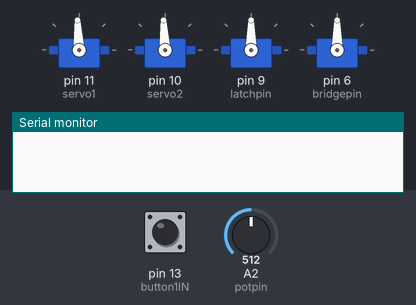
Simulated run of this sketch. Board: Arduino Uno, built with avr-gcc and run on an emulated ATmega328P. On the bench: 4 × servo, the last lines printed to the serial monitor. The inputs (shaded band) are chosen by the test bench; at power-on: pin 13 (button1IN) LOW, A2 (potpin) = 512.

Above: at 1.2 s.
1.3 s: pin 13 (button1IN) pulled HIGH for 0.15 s
At 1.8 s:
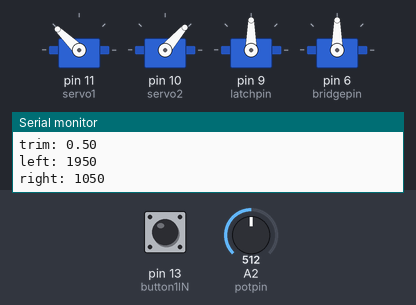
2.9 s: A2 (potpin) set to 306
At 3.8 s:
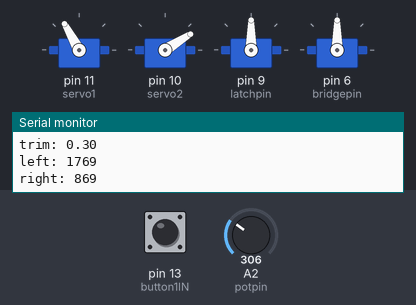
4.4 s: A2 (potpin) set to 122
At 5.6 s:
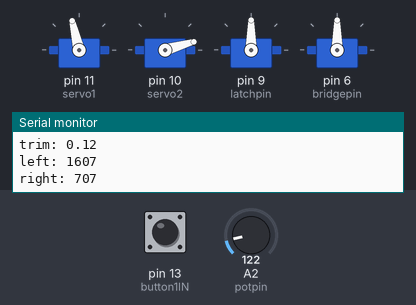
5.9 s: A2 (potpin) set to 0
At 6.2 s:
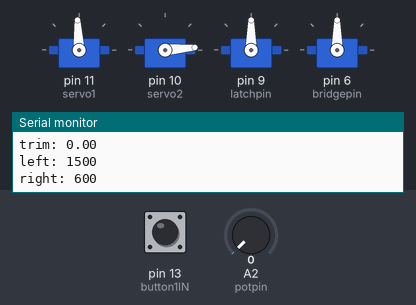
7.4 s: A2 (potpin) set to 716
At 8.1 s:
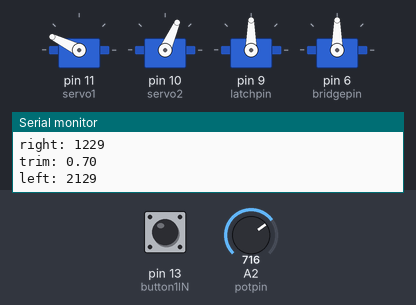
8.9 s: A2 (potpin) set to 900
At 9.9 s:
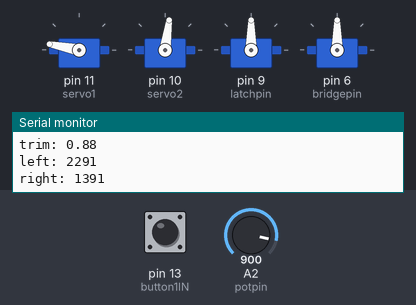
Timing chart, 0 to 11.4 s (numbered marks = the images above; inputs shaded):
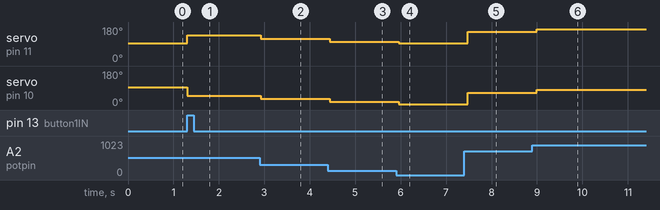

Measured:
- after the input at 1.3 s, servo on pin 11 (servo1): 93° → 136° at once; servo on pin 10 (servo2): 93° → 49° at once
- after the input at 2.9 s, servo on pin 11 (servo1): 136° → 119° at once; servo on pin 10 (servo2): 49° → 32° at once
- after the input at 4.4 s, servo on pin 11 (servo1): 119° → 103° at once; servo on pin 10 (servo2): 32° → 16° at once
- after the input at 5.9 s, servo on pin 11 (servo1): 103° → 93° after 0.06 s; servo on pin 10 (servo2): 16° → 5° after 0.06 s
- after the input at 7.4 s, servo on pin 11 (servo1): 93° → 154° after 0.08 s; servo on pin 10 (servo2): 5° → 66° after 0.08 s
- after the input at 8.9 s, servo on pin 11 (servo1): 154° → 169° after 0.10 s; servo on pin 10 (servo2): 66° → 82° after 0.10 s

The sketch:

speed_control.ino
```cpp
#include <Servo.h>

Servo servoLeft;
Servo servoRight;
Servo servoLatch;
Servo servoBridge;

int SERVO_LEFT_STOP=92;
int SERVO_RIGHT_STOP=92;

int button1IN = 13;
int switchLeft = 2;
int switchRight = 4;
int switchHeight = 12;

//int vcc = 2;
//int trig = 8;
//int echo = 7;
//int gnd = 5;

int servo1 = 11;
int servo2 = 10;
int latchpin = 9;
int bridgepin = 6;

int potpin = 2;

int buttonVal =0;
bool buttonPressed = false;

double trim = 0;

//int switchVal = 0;
int height_switch = 0;
int left_switch = 0;
int right_switch = 0;
bool leftmotorON = false;
bool rightmotorON = false;

int SERVO_LEFT_GO = 102;
int SERVO_RIGHT_GO = 82;

int potVal = 0;
bool motorsOFF = true;
int maxTrim = 500;
// max speed of left 1000 max speed of right 2000

void setup() {
  // pin assignment for servos
  servoLeft.attach(servo1);
  servoRight.attach(servo2);
  servoLatch.attach(latchpin);
  servoBridge.attach(bridgepin);

// initialize stopped
  //servoLeft.write(SERVO_LEFT_STOP);
  //servoRight.write(SERVO_RIGHT_STOP);
  servoLeft.writeMicroseconds(1500);
  servoRight.writeMicroseconds(1500);

  //servoLatch.write(0);

  pinMode(button1IN, INPUT);
  pinMode(switchLeft, INPUT);
  pinMode(switchRight, INPUT);
  pinMode(switchHeight, INPUT);
//  pinMode(LEDpin, OUTPUT);

  //digitalWrite(LEDpin, LOW);

  Serial.begin(9600);
}

void loop() {
  buttonVal = digitalRead(button1IN);
  potVal = analogRead(potpin);
  /*left_switch = digitalRead(switchLeft);
  right_switch = digitalRead(switchRight);
  height_switch = digitalRead(switchHeight);

  Serial.write("Button: ");
  Serial.println(buttonVal);

  Serial.write("Left Switch: ");
  Serial.println(left_switch);

  Serial.write("Right Switch: ");
  Serial.println(right_switch);

   Serial.write("Height Switch: ");
  Serial.println(height_switch);

  delay(1000);*/

  // Serial.println(potVal);

  int leftMS = 2000;
  int rightMS = 2000;
  int temp = 0;

  // Button Pressed
  if((buttonVal == HIGH) && !buttonPressed)
  {
    buttonPressed = true;

    if(motorsOFF)
    {
      motorsOFF = false;

      servoLeft.writeMicroseconds(leftMS);
      servoRight.writeMicroseconds(rightMS);
    }
    else
    {
      motorsOFF = true;
      servoLeft.writeMicroseconds(1500);
      servoRight.writeMicroseconds(1500);
    }
  }
  // Button Released
  else if((buttonVal == LOW) && buttonPressed)
  {
    buttonPressed = false;
  }

  if(!motorsOFF)
  {
    // potentiometer value controls relative speed of left vs right
    // at 511, left MS == right MS
    trim = potVal /1023.0;

    leftMS = 1500 + (900*trim);
    rightMS = 1500 - (900*(1-trim));
    Serial.write("trim: ");
    Serial.println(trim);
    Serial.write("left: ");
    Serial.println(leftMS);
    Serial.write("right: ");
    Serial.println(rightMS);


    //leftMS = (potVal/1023.0)*2000;
    //rightMS = ((1023.0-potVal)/1023.0)*2000;
    servoLeft.writeMicroseconds(leftMS);
    servoRight.writeMicroseconds(rightMS);
  }

  delay(100);
}
```
